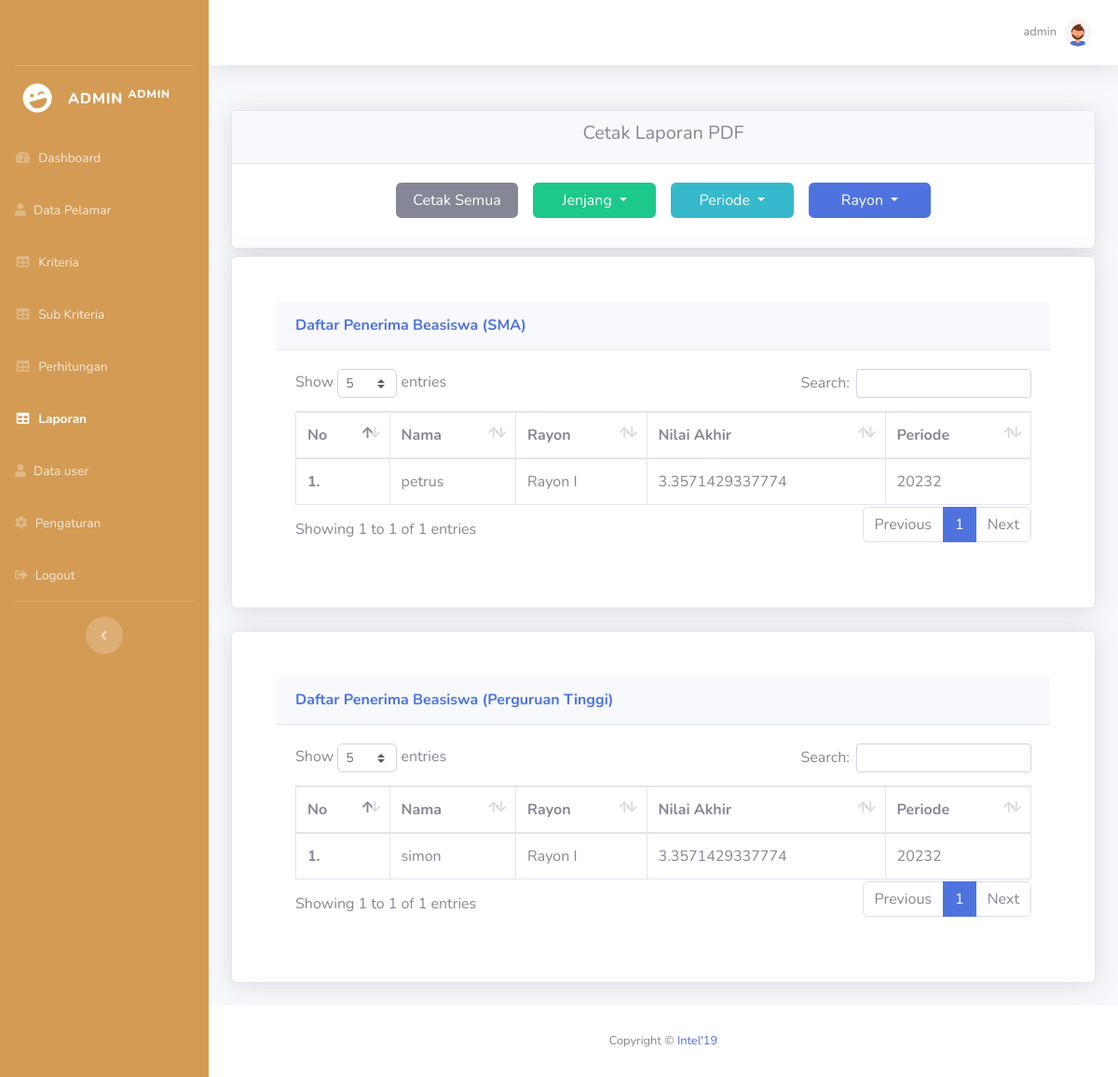
/admin/laporan.php (signed in), run on an earlier commit of the app's database.
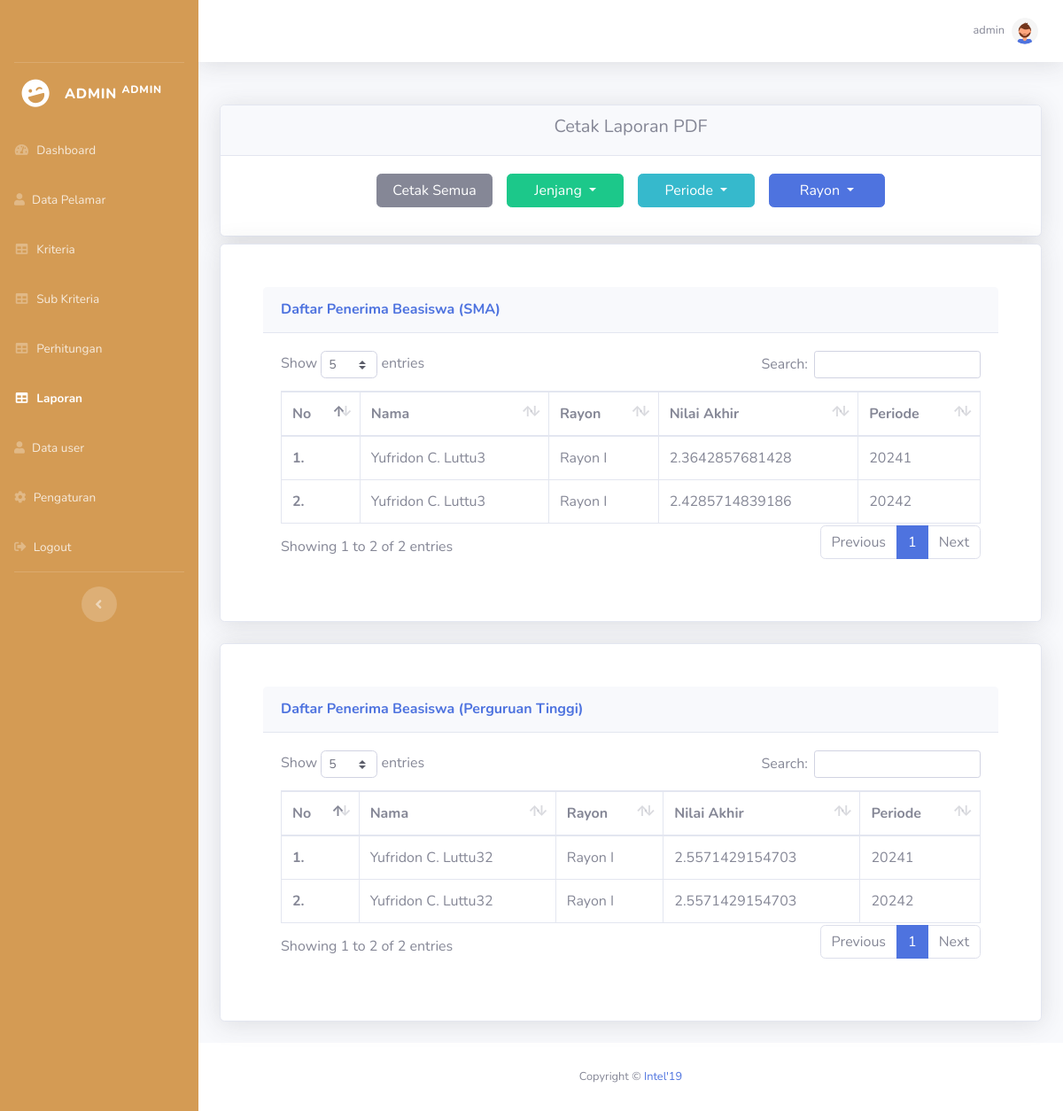
And on a later commit of the database.
### tables this page shows
CREATE TABLE `hasil_akhir` (
  `id_hasil` int(11) NOT NULL,
  `f_id_pelamar` int(11) NOT NULL,
  `f_id_periode` int(11) NOT NULL,
  `nilai_rank` decimal(15,13) NOT NULL,
  `jenjang` enum('sma','pt') NOT NULL
);

CREATE TABLE `data_pelamar` (
  `id_pelamar` int(11) NOT NULL,
  `nama` varchar(50) NOT NULL,
  `foto` varchar(255) NOT NULL,
  `sekolah` varchar(100) NOT NULL,
  `jurusan` varchar(50) NOT NULL,
  `no_hp` varchar(12) NOT NULL,
  `kartu_keluarga` varchar(255) DEFAULT NULL,
  `s_beasiswa_lain` varchar(255) DEFAULT NULL,
  `raport_khs` varchar(255) DEFAULT NULL,
  `f_id_rayon` int(11) NOT NULL,
  `f_id_login` int(11) NOT NULL
);

CREATE TABLE `rayon` (
  `id_rayon` int(11) NOT NULL,
  `nama_rayon` varchar(100) NOT NULL
);

CREATE TABLE `periode` (
  `id_periode` int(11) NOT NULL,
  `nama_periode` varchar(10) NOT NULL,
  `deskripsi` varchar(255) NOT NULL,
  `kuota_sma` int(11) NOT NULL,
  `kuota_pt` int(11) NOT NULL,
  `status` enum('buka','tutup') NOT NULL
);

### config.php (called while the page is built, shortened)
<?php
function connectDatabase()
{
    $conn = new mysqli(DB_HOST, DB_USERNAME, DB_PASSWORD, DB_NAME);
    return $conn;
}
?>

### admin/functions/laporan.php (called while the page is built, shortened)
<?php
require_once '../config.php';
class Laporan{
    private $db;
    public function __construct()
    {
        $this->db = connectDatabase();
    }
    public function getHasilAkhir($jenjang=null){
        return $this->db->query(
            "SELECT * FROM hasil_akhir ha
            JOIN data_pelamar dp ON dp.id_pelamar=ha.f_id_pelamar
            JOIN periode p ON p.id_periode=ha.f_id_periode
            JOIN rayon r ON dp.f_id_rayon=r.id_rayon
            WHERE ha.jenjang='$jenjang'"
        );
    }
}
$Laporan = new Laporan();
?>

### admin/laporan.php (the view, shortened to what the changed rows need)
<?php
require_once './header.php';
require_once './functions/laporan.php';
$penerimaBeasiswaSMA = $Laporan->getHasilAkhir('sma');
$penerimaBeasiswaPT = $Laporan->getHasilAkhir('pt');
$j = 1;
$k = 1;
?>
<div class="row">
    <div class="col-lg-12">
        <div class="card shadow mb-4">
            <div class="justify-content-center p-5">
                <div class="card-body">
                    <div class="table-responsive">
                        <table class="table table-bordered" id="hasil-sma" width="100%" cellspacing="0">
                            <thead>
                                <tr>
                                    <th>No</th>
                                    <th>Nama</th>
                                    <th>Rayon</th>
                                    <th>Nilai Akhir</th>
                                    <th>Periode</th>
                                </tr>
                            </thead>
                            <tbody>
                                <?php foreach ($penerimaBeasiswaSMA as $key => $penerimaBeasiswa):?>
                                <tr>
                                    <th scope="row"><?=$j++;?>. </th>
                                    <td><?=$penerimaBeasiswa['nama'];?></td>
                                    <td><?=$penerimaBeasiswa['nama_rayon'];?></td>
                                    <td><?=$penerimaBeasiswa['nilai_rank'];?></td>
                                    <td><?=$penerimaBeasiswa['nama_periode'];?></td>
                                </tr>
                                <?php endforeach;?>
                            </tbody>
                        </table>
                    </div>
                </div>
            </div>
        </div>
    </div>
    <div class="col-lg-12">
        <div class="card shadow mb-4">
            <div class="justify-content-center p-5">
                <div class="card-body">
                    <div class="table-responsive">
                        <table class="table table-bordered" id="hasil-pt" width="100%" cellspacing="0">
                            <thead>
                                <tr>
                                    <th>No</th>
                                    <th>Nama</th>
                                    <th>Rayon</th>
                                    <th>Nilai Akhir</th>
                                    <th>Periode</th>
                                </tr>
                            </thead>
                            <tbody>
                                <?php foreach ($penerimaBeasiswaPT as $key => $penerimaBeasiswa):?>
                                <tr>
                                    <th scope="row"><?=$k++;?>. </th>
                                    <td><?=$penerimaBeasiswa['nama'];?></td>
                                    <td><?=$penerimaBeasiswa['nama_rayon'];?></td>
                                    <td><?=$penerimaBeasiswa['nilai_rank'];?></td>
                                    <td><?=$penerimaBeasiswa['nama_periode'];?></td>
                                </tr>
                                <?php endforeach;?>
                            </tbody>
                        </table>
                    </div>
                </div>
            </div>
        </div>
    </div>
</div>
<?php require './footer.php';?>

What changed in the data, as far as the page shows it:
removed hasil_akhir: f_id_pelamar.nama "petrus", rayon.nama_rayon "Rayon I", nilai_rank "3.3571429337774", f_id_periode.nama_periode "20232", shown under "Daftar Penerima Beasiswa (SMA)"
removed hasil_akhir: f_id_pelamar.nama "simon", rayon.nama_rayon "Rayon I", nilai_rank "3.3571429337774", f_id_periode.nama_periode "20232", shown under "Daftar Penerima Beasiswa (Perguruan Tinggi)"
added hasil_akhir: f_id_pelamar.nama "Yufridon C. Luttu3", rayon.nama_rayon "Rayon I", nilai_rank "2.3642857681428", f_id_periode.nama_periode "20241", shown under "Daftar Penerima Beasiswa (SMA)"
added hasil_akhir: f_id_pelamar.nama "Yufridon C. Luttu3", rayon.nama_rayon "Rayon I", nilai_rank "2.4285714839186", f_id_periode.nama_periode "20242", shown under "Daftar Penerima Beasiswa (SMA)"
added hasil_akhir: f_id_pelamar.nama "Yufridon C. Luttu32", rayon.nama_rayon "Rayon I", nilai_rank "2.5571429154703", f_id_periode.nama_periode "20241", shown under "Daftar Penerima Beasiswa (Perguruan Tinggi)"
added hasil_akhir: f_id_pelamar.nama "Yufridon C. Luttu32", rayon.nama_rayon "Rayon I", nilai_rank "2.5571429154703", f_id_periode.nama_periode "20242", shown under "Daftar Penerima Beasiswa (Perguruan Tinggi)"
Also different on the page:
text written by a page script: "Show entries Search: Showing 1 to 1 of 1 entries Previous 1 Next" → "Show entries Search: Showing 1 to 2 of 2 entries Previous 1 Next"
